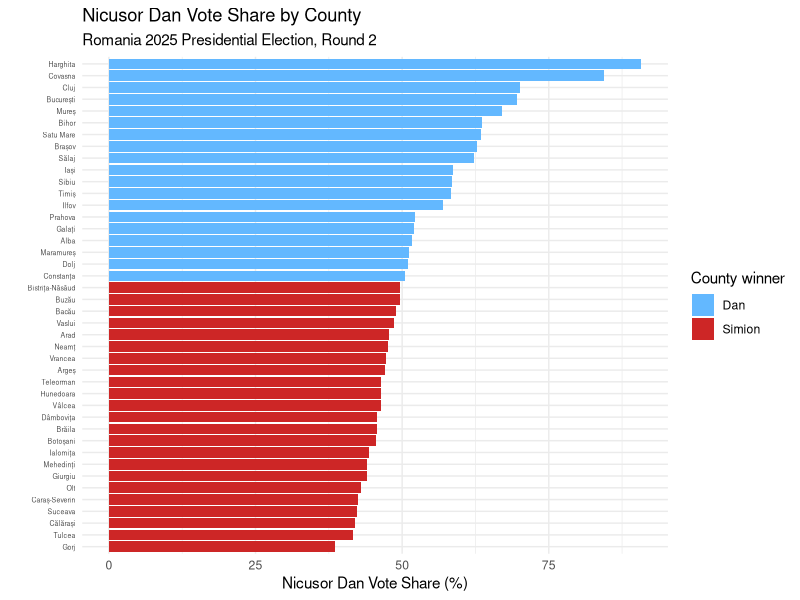
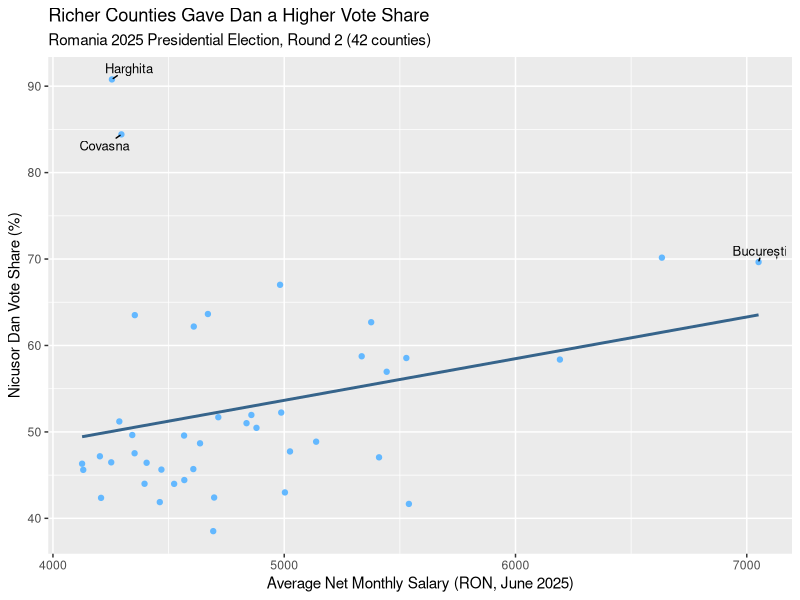
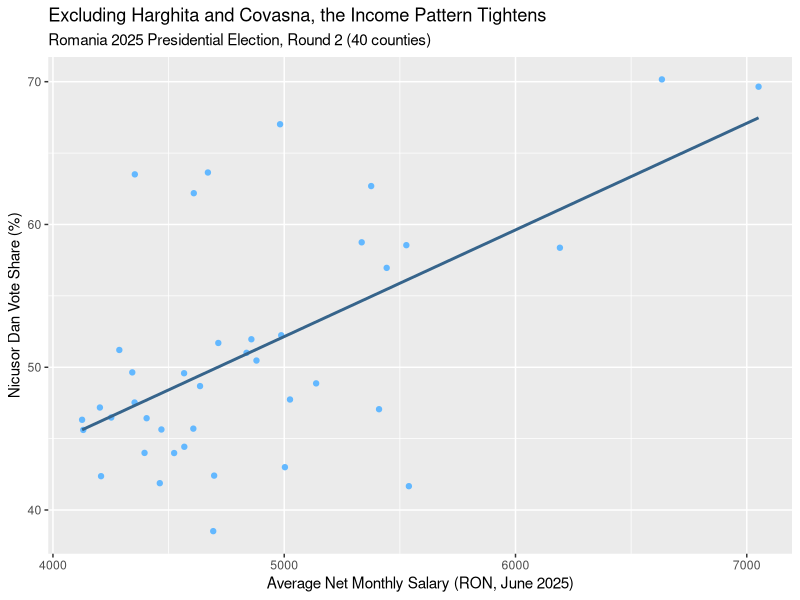

Write the R code that produced these figures, in order.
## ---- chunk 1
htmltools::HTML('
<div style="display:flex; height:30px; width:100%; margin-bottom:1rem;">
  <div style="flex:1; background:#002B7F;"></div>
  <div style="flex:1; background:#FCD116;"></div>
  <div style="flex:1; background:#CE1126;"></div>
</div>
')
## ---- chunk 2
rm(list=ls())
library(tidyverse)
library(ggrepel)
## ---- chunk 3
vote <- read.csv("data/prez2025.csv")
## ---- chunk 4
vote_clean <- vote |>
  mutate(
    Dan_Margin = Nicusor_Dan_Pct - George_Simion_Pct,
    Winner = factor(Winner, levels = c("Dan", "Simion")),
    Salary_Group = case_when(
      Avg_Net_Salary_RON_Jun2025 < 4500 ~ "Low (under 4500)",
      Avg_Net_Salary_RON_Jun2025 >= 4500 & Avg_Net_Salary_RON_Jun2025 < 5500 ~ "Mid (4500-5500)",
      Avg_Net_Salary_RON_Jun2025 >= 5500 ~ "High (above 5500)"
    ),
    Urban_Rural = if_else(Pct_Urban >= 50, "Majority Urban", "Majority Rural")
  )
vote_clean
## ---- chunk 5
ggplot(vote_clean,
       aes(x = reorder(County, Nicusor_Dan_Pct),
           y = Nicusor_Dan_Pct,
           fill = Winner)) +
  geom_col() +
  coord_flip() +
  scale_fill_manual(values = c("Dan" = "steelblue1", "Simion" = "firebrick3")) +
  labs(
    title = "Nicusor Dan Vote Share by County",
    subtitle = "Romania 2025 Presidential Election, Round 2",
    x = "",
    y = "Nicusor Dan Vote Share (%)",
    fill = "County winner"
  ) +
  theme_minimal() +
  theme(axis.text.y = element_text(size = 5))
## ---- chunk 6
vote_clean |>
  group_by(Urban_Rural) |>
  summarize(
    avg_dan_pct = mean(Nicusor_Dan_Pct),
    avg_simion_pct = mean(George_Simion_Pct),
    avg_salary = mean(Avg_Net_Salary_RON_Jun2025),
    n = n()
  ) |>
  knitr::kable(
    digits = 1,
    col.names = c("Type", "Avg Dan %", "Avg Simion %", "Avg Salary (RON)", "N Counties")
  )
## ---- chunk 7
vote_clean |>
  group_by(Salary_Group) |>
  summarize(
    avg_dan_pct = mean(Nicusor_Dan_Pct),
    avg_simion_pct = mean(George_Simion_Pct),
    n = n()
  ) |>
  knitr::kable(
    digits = 1,
    col.names = c("Salary Group", "Avg Dan %", "Avg Simion %", "N Counties")
  )
## ---- chunk 8
ggplot(data = vote_clean,
       mapping = aes(x = Avg_Net_Salary_RON_Jun2025,
                     y = Nicusor_Dan_Pct)) +
  geom_point(color = "steelblue1") +
  geom_smooth(method = "lm", se = FALSE, color = "steelblue4") +
  geom_text_repel(
    data = vote_clean |>
      filter(County %in% c("București", "Harghita", "Covasna"))
    ,
    aes(label = County),
    size = 3.3,
    min.segment.length = 0
  ) +
  labs(x = "Average Net Monthly Salary (RON, June 2025)",
     y = "Nicusor Dan Vote Share (%)",
     title = "Richer Counties Gave Dan a Higher Vote Share",
     subtitle = "Romania 2025 Presidential Election, Round 2 (42 counties)") 
## ---- chunk 9
fit <- lm(Nicusor_Dan_Pct ~ Avg_Net_Salary_RON_Jun2025, data = vote_clean)

main_table <- summary(fit)$coefficients
rownames(main_table) <- c("Intercept", "Average net monthly salary (RON)")

knitr::kable(
  main_table,
  digits = 5,
  col.names = c("Estimate", "Std. Error", "t value", "p-value"),
  caption = "Regression of Nicușor Dan Vote Share on Average Net Monthly Salary"
)
## ---- chunk 10
vote_no_hun <- vote_clean |>
  filter(!(County %in% c("Harghita", "Covasna")))

ggplot(data = vote_no_hun,
       mapping = aes(x = Avg_Net_Salary_RON_Jun2025,
                     y = Nicusor_Dan_Pct)) +
  geom_point(color = "steelblue1") +
  geom_smooth(method = "lm", se = FALSE, color = "steelblue4") +
  labs(x = "Average Net Monthly Salary (RON, June 2025)",
     y = "Nicusor Dan Vote Share (%)",
     title = "Excluding Harghita and Covasna, the Income Pattern Tightens",
     subtitle = "Romania 2025 Presidential Election, Round 2 (40 counties)")
## ---- chunk 11
fit_no_hun <- lm(Nicusor_Dan_Pct ~ Avg_Net_Salary_RON_Jun2025, data = vote_no_hun)

restricted_table <- summary(fit_no_hun)$coefficients
rownames(restricted_table) <- c("Intercept", "Average net monthly salary (RON)")

knitr::kable(
  restricted_table,
  digits = 5,
  col.names = c("Estimate", "Std. Error", "t value", "p-value"),
  caption = "Regression Excluding Harghita and Covasna Counties"
)
